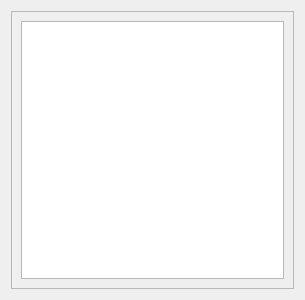
<?xml version="1.0" encoding="UTF-8"?>
<ui version="4.0">
 <class>AboutGL</class>
 <widget class="QDialog" name="AboutGL">
  <property name="geometry">
   <rect>
    <x>0</x>
    <y>0</y>
    <width>305</width>
    <height>300</height>
   </rect>
  </property>
  <property name="windowTitle">
   <string>Dialog</string>
  </property>
  <property name="modal">
   <bool>true</bool>
  </property>
  <layout class="QHBoxLayout" name="horizontalLayout">
   <item>
    <widget class="QScrollArea" name="scrollArea">
     <property name="widgetResizable">
      <bool>true</bool>
     </property>
     <widget class="QWidget" name="scrollAreaWidgetContents">
      <property name="geometry">
       <rect>
        <x>0</x>
        <y>0</y>
        <width>285</width>
        <height>280</height>
       </rect>
      </property>
      <layout class="QVBoxLayout" name="verticalLayout">
       <item>
        <widget class="QTextBrowser" name="textBrowser"/>
       </item>
      </layout>
     </widget>
    </widget>
   </item>
  </layout>
 </widget>
 <resources/>
 <connections/>
</ui>
